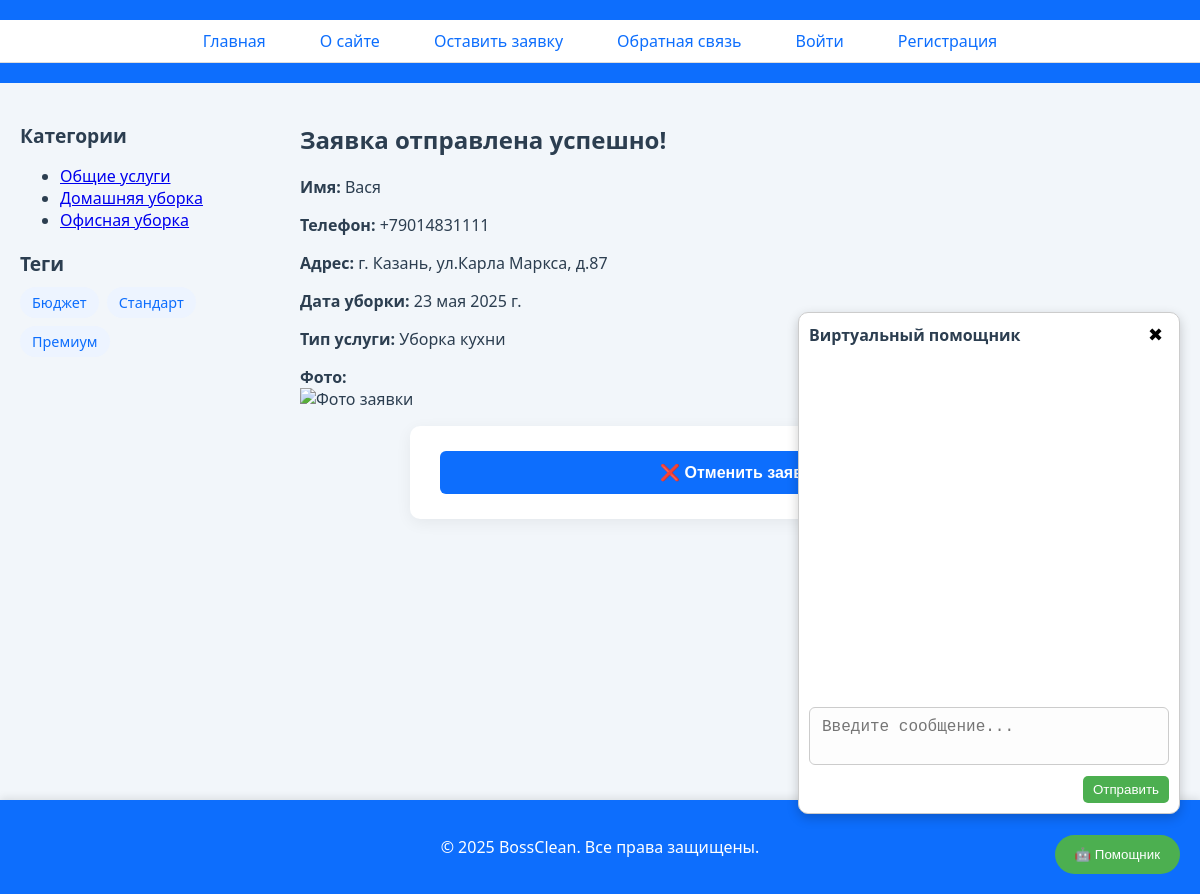
The app's page /order_success/5/, older data.
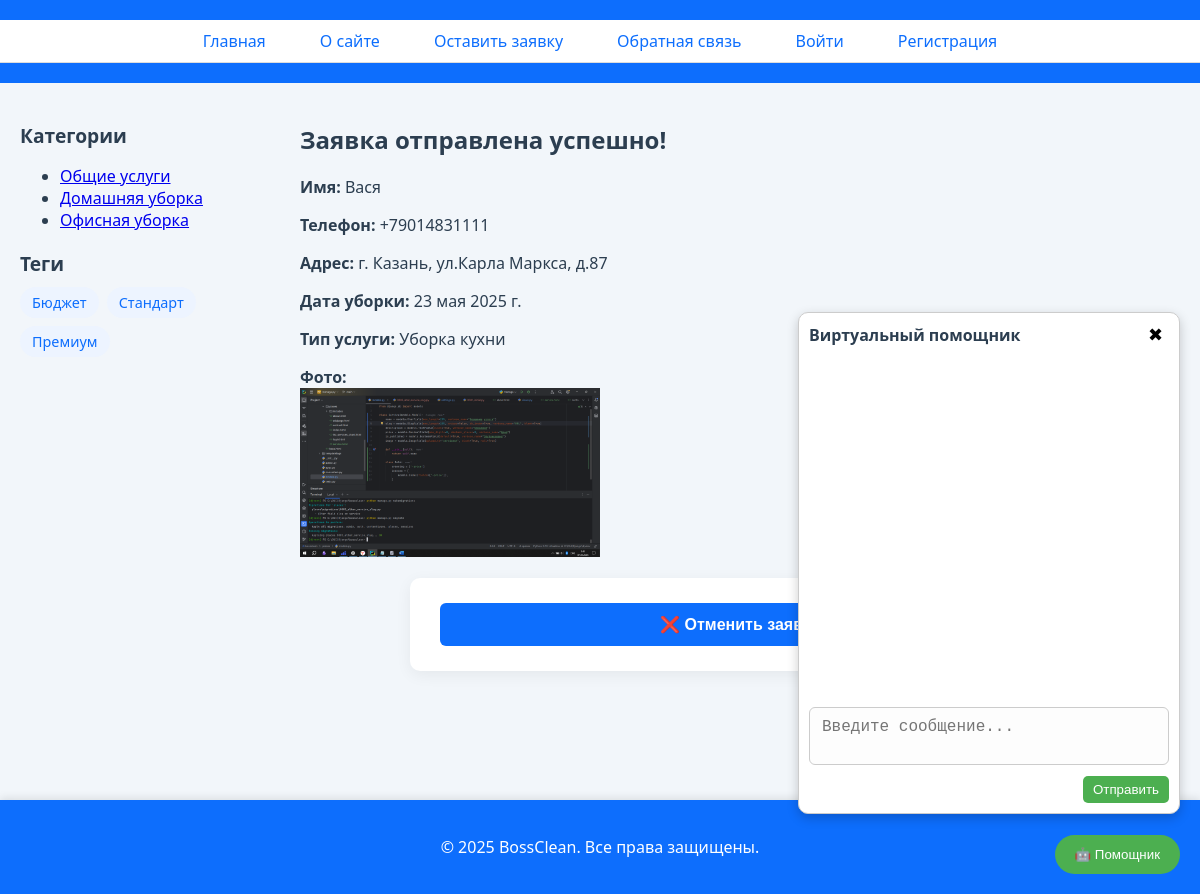
The same page, newer data.
### places/models.py (models this page shows, shortened)
class OrderRequest(models.Model):
    user = models.ForeignKey(get_user_model(), on_delete=models.CASCADE, related_name='order_requests', null=True,
                             blank=True, verbose_name="Пользователь")
    name = models.CharField(
        max_length=100,
        verbose_name="Имя клиента",
        validators=[
            MinLengthValidator(2, "Имя должно содержать минимум 2 символа"),
            RegexValidator(r'^[А-Яа-яA-Za-z\s\-]+$', 'Имя может содержать только буквы, пробелы и дефисы')
        ]
    )
    phone = models.CharField(
        max_length=20,
        verbose_name="Телефон",
        validators=[
            RegexValidator(r'^\+?\d{10,15}$', 'Введите корректный номер телефона, начиная с +7 или 8')
        ]
    )
    address = models.TextField(
        verbose_name="Адрес",
        validators=[
            MinLengthValidator(5, "Адрес слишком короткий"),
            MaxLengthValidator(300, "Адрес слишком длинный")
        ]
    )
    date = models.DateField(verbose_name="Дата уборки")
    service = models.ForeignKey(Service, on_delete=models.CASCADE, verbose_name="Услуга")
    comment = models.TextField(
        blank=True,
        verbose_name="Комментарий",
        validators=[
            MaxLengthValidator(1000, "Комментарий слишком длинный (до 1000 символов)")
        ]
    )
    created_at = models.DateTimeField(auto_now_add=True, verbose_name="Дата создания заявки")
    image = models.ImageField(upload_to='uploads/', null=True, blank=True)
    class Meta:
        verbose_name = 'Заявка'
        verbose_name_plural = 'Заявки'

class Service(models.Model):
    class Status(models.IntegerChoices):
        DRAFT = 0, 'Черновик'
        PUBLISHED = 1, 'Опубликовано'
    name = models.CharField(max_length=255, verbose_name="Название услуги")
    slug = models.SlugField(max_length=255, unique=False, db_index=True, verbose_name="URL", blank=True)
    description = models.TextField(blank=True, verbose_name="Описание")
    price = models.DecimalField(max_digits=8, decimal_places=2, verbose_name="Цена")
    is_published = models.BooleanField(
        choices=Status.choices,
        default=Status.DRAFT,
        verbose_name="Статус публикации"
    )
    category = models.ForeignKey(ServiceCategory, on_delete=models.CASCADE, default='1', verbose_name='Категория', related_name='posts')
    tags = models.ManyToManyField(TagService, blank=True, related_name='services', verbose_name="Теги")
    image = models.ImageField(upload_to='services/', blank=True, null=True)
    objects = models.Manager()         # стандартный менеджер
    published = PublishedManager()    # пользовательский менеджер
    def __str__(self):
        return self.name
    class Meta:
        verbose_name = 'Услуга'
        verbose_name_plural = 'Услуги'
        ordering = ['-price']
        indexes = [
            models.Index(fields=['-price']),
        ]

### places/views.py (the view)
# urls.py: path('order_success/<int:order_id>/', views.order_success, name='order_success'),
def order_success(request, order_id):
    order = get_object_or_404(OrderRequest, id=order_id)
    return render(request, 'places/order_success.html', {'order': order})

### places/models.py (called while the page is built)
    def get_absolute_url(self):
        return reverse('category', kwargs={'cat_slug': self.slug})

    def get_absolute_url(self):
        return reverse('tag', kwargs={'tag_slug': self.slug})

### places/templatetags/cleaning_tags.py (called while the page is built)
@register.inclusion_tag('places/list_categories.html')
def show_categories(cat_selected=0):
    cats = ServiceCategory.objects.all()
    return {"cats": cats, "cat_selected": cat_selected}

@register.inclusion_tag('places/includes/tag_block.html')
def show_all_tags():
    return {"tags": TagService.objects.all()}

### users/context_processors.py (called while the page is built)
def get_main_menu(request):
    return {'mainmenu': menu}

### places/templates/places/order_success.html (shortened to what this page needs)
{% extends 'base.html' %}
{% block content %}
  <h2>Заявка отправлена успешно!</h2>
  <p><strong>Имя:</strong> {{ order.name }}</p>
  <p><strong>Телефон:</strong> {{ order.phone }}</p>
  <p><strong>Адрес:</strong> {{ order.address }}</p>
  <p><strong>Дата уборки:</strong> {{ order.date }}</p>
  <p><strong>Тип услуги:</strong> {{ order.service }}</p>
  {% if order.image %}
    <p><strong>Фото:</strong><br>
    <img src="{{ order.image.url }}" alt="Фото заявки" width="300"></p>
  {% endif %}
    <form action="{% url 'cancel_order' order.id %}" method="post" onsubmit="return confirm('Вы уверены, что хотите отменить заявку?');">
        <button type="submit" class="btn btn-danger">❌ Отменить заявку</button>
    </form>
{% endblock %}

Row changes from the older to the newer data that the page shows:
changed OrderRequest "Вася": image: picture added
